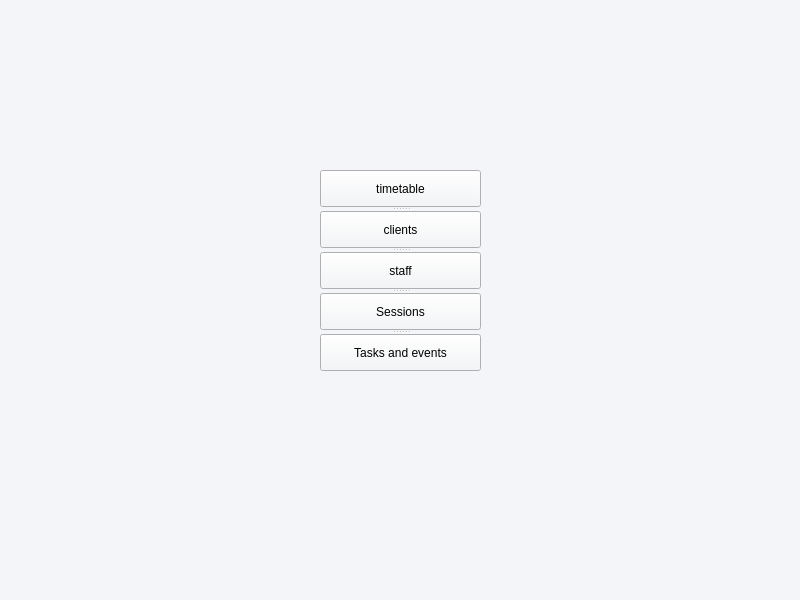
<?xml version="1.0" encoding="UTF-8"?>
<ui version="4.0">
 <class>WindowAdmin</class>
 <widget class="QMainWindow" name="WindowAdmin">
  <property name="geometry">
   <rect>
    <x>0</x>
    <y>0</y>
    <width>800</width>
    <height>600</height>
   </rect>
  </property>
  <property name="windowTitle">
   <string>MainWindow</string>
  </property>
  <property name="styleSheet">
   <string notr="true">background-color: rgb(243, 245, 248);</string>
  </property>
  <widget class="QWidget" name="centralwidget">
   <widget class="QSplitter" name="splitter">
    <property name="geometry">
     <rect>
      <x>320</x>
      <y>170</y>
      <width>161</width>
      <height>201</height>
     </rect>
    </property>
    <property name="orientation">
     <enum>Qt::Vertical</enum>
    </property>
    <widget class="QPushButton" name="pushButton_timetable">
     <property name="text">
      <string>timetable</string>
     </property>
    </widget>
    <widget class="QPushButton" name="pushButton_client">
     <property name="text">
      <string>clients</string>
     </property>
    </widget>
    <widget class="QPushButton" name="pushButton_staff">
     <property name="text">
      <string>staff</string>
     </property>
    </widget>
    <widget class="QPushButton" name="pushButton_session">
     <property name="text">
      <string>Sessions</string>
     </property>
    </widget>
    <widget class="QPushButton" name="pushButton_task">
     <property name="text">
      <string>Tasks and events</string>
     </property>
    </widget>
   </widget>
  </widget>
  <widget class="QMenuBar" name="menubar">
   <property name="geometry">
    <rect>
     <x>0</x>
     <y>0</y>
     <width>800</width>
     <height>20</height>
    </rect>
   </property>
  </widget>
  <widget class="QStatusBar" name="statusbar"/>
 </widget>
 <resources/>
 <connections/>
</ui>
